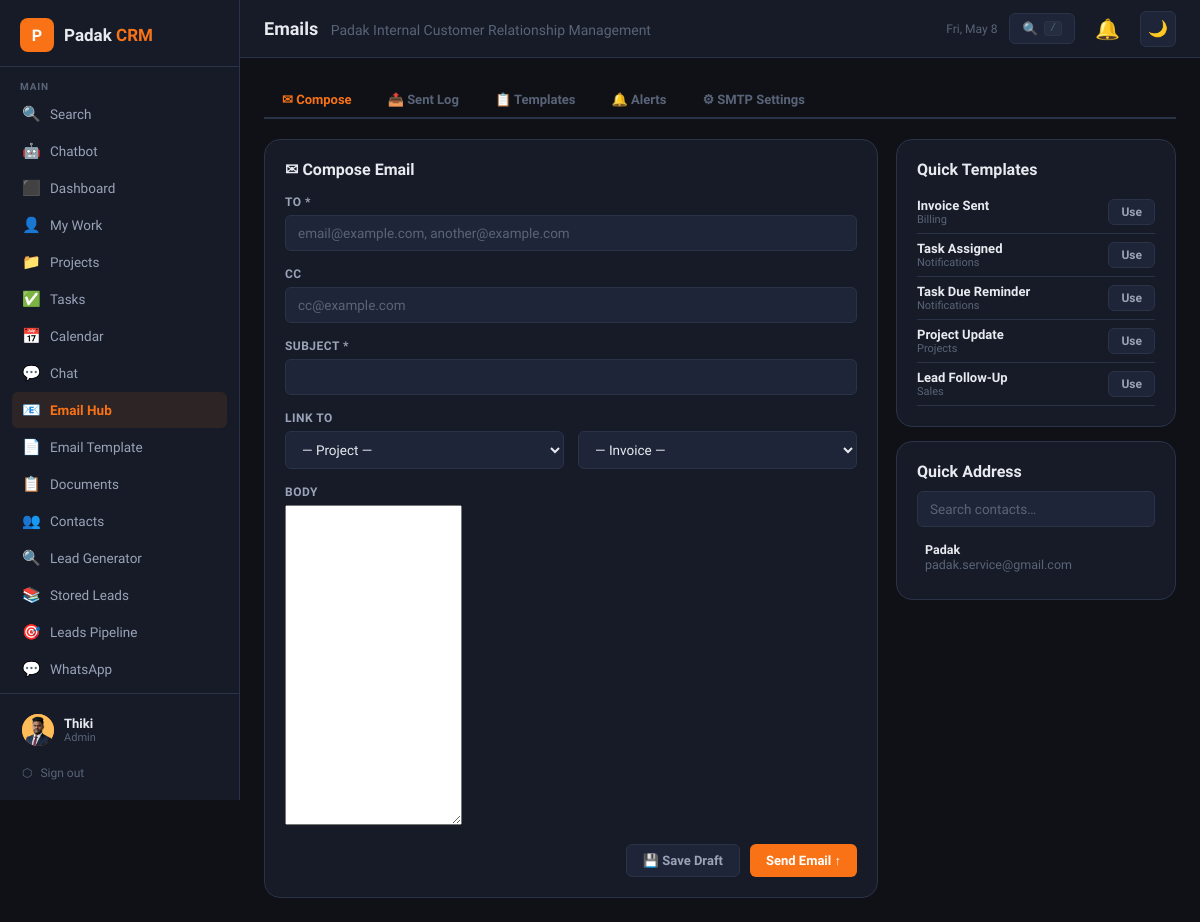
/emails.php (signed in), run on the app's committed database.
### tables this page shows
CREATE TABLE `email_templates` (
  `id` int(11) NOT NULL,
  `name` varchar(150) NOT NULL,
  `category` varchar(80) DEFAULT 'General',
  `subject` varchar(500) NOT NULL,
  `body_html` mediumtext NOT NULL,
  `variables` text DEFAULT NULL,
  `is_system` tinyint(1) DEFAULT 0,
  `created_by` int(11) DEFAULT NULL,
  `created_at` datetime DEFAULT current_timestamp(),
  `updated_at` datetime DEFAULT current_timestamp() ON UPDATE current_timestamp()
);

CREATE TABLE `contacts` (
  `id` int(11) NOT NULL,
  `name` varchar(150) NOT NULL,
  `company` varchar(150) DEFAULT NULL,
  `email` varchar(150) DEFAULT NULL,
  `phone` varchar(50) DEFAULT NULL,
  `address` text DEFAULT NULL,
  `type` enum('client','lead','partner','vendor') DEFAULT 'lead',
  `status` enum('active','inactive','prospect') DEFAULT 'prospect',
  `notes` text DEFAULT NULL,
  `assigned_to` int(11) DEFAULT NULL,
  `created_by` int(11) NOT NULL,
  `created_at` datetime DEFAULT current_timestamp(),
  `updated_at` datetime DEFAULT current_timestamp() ON UPDATE current_timestamp()
);

### config.php (called while the page is built, shortened)
<?php
function currentUser(): array {
    return [
        'id'   => $_SESSION['crm_user_id'] ?? 0,
        'name' => $_SESSION['crm_name'] ?? '',
        'role' => $_SESSION['crm_role'] ?? '',
        'email'=> $_SESSION['crm_email'] ?? '',
        'avatar'=> $_SESSION['crm_avatar'] ?? null,
    ];
}
function h(string $s): string { return htmlspecialchars($s, ENT_QUOTES, 'UTF-8'); }

### emails.php (the view, shortened to what this page needs)
<?php
require_once 'config.php';
require_once 'includes/layout.php';
$db   = getCRMDB();
$user = currentUser();
$uid  = (int)$user['id'];
$tab    = $_GET['tab']  ?? 'compose';
$templates = $db->query("SELECT * FROM email_templates ORDER BY category,name")->fetch_all(MYSQLI_ASSOC);
$unread_notif = (int)$db->query("SELECT COUNT(*) AS c FROM notifications WHERE user_id=$uid AND is_read=0")->fetch_assoc()['c'];
$contacts = $db->query("SELECT id,name,email,company FROM contacts WHERE email IS NOT NULL AND email!='' ORDER BY name")->fetch_all(MYSQLI_ASSOC);
$compose_to   = trim($_GET['to']   ?? '');
$compose_subj = trim($_GET['subj'] ?? '');
$tmpl_id_load = (int)($_GET['tmpl'] ?? 0);
$tmpl_prefill = $tmpl_id_load ? $db->query("SELECT * FROM email_templates WHERE id=$tmpl_id_load")->fetch_assoc() : null;
?>
<div class="em-tabs">
  <?php
  $tabs = [
    ['compose',     '✉',  'Compose'],
    ['sent',        '📤', 'Sent Log'],
    ['templates',   '📋', 'Templates'],
    ['notifications','🔔','Alerts', $unread_notif],
    ['settings',    '⚙',  'SMTP Settings'],
  ];
  foreach ($tabs as $t):
    $active = $tab === $t[0] ? 'active' : '';
  ?>
  <a href="emails.php?tab=<?= $t[0] ?>" class="em-tab <?= $active ?>">
    <?= $t[1] ?> <?= $t[2] ?>
  </a>
  <?php endforeach; ?>
</div>
<?php
if ($tab === 'compose'): ?>
<div class="compose-grid">
  <div>
    <div class="card">
      <div class="card-header"><div class="card-title">✉ Compose Email</div></div>
      <form method="POST" id="compose-form">
        <div class="form-group">
          <label class="form-label">To *</label>
          <input type="text" name="to" id="compose-to" class="form-control" required
            placeholder="email@example.com, another@example.com"
            value="<?= h($compose_to) ?>" autocomplete="off">
        </div>
        <div class="form-group">
          <label class="form-label">Cc</label>
          <input type="text" name="cc" class="form-control" placeholder="cc@example.com">
        </div>
        <div class="form-group">
          <label class="form-label">Subject *</label>
          <input type="text" name="subject" id="compose-subject" class="form-control" required
            value="<?= h($compose_subj ?: ($tmpl_prefill['subject'] ?? '')) ?>">
        </div>
        <div class="form-group">
          <label class="form-label">Link to</label>
          <div class="form-row">
            <select name="project_id" class="form-control" id="link-project">
              <option value="">— Project —</option>
            </select>
            <select name="invoice_id" class="form-control">
              <option value="">— Invoice —</option>
            </select>
          </div>
        </div>
        <div class="form-group">
          <label class="form-label">Body</label>
          <textarea id="compose-tinymce" name="body" style="min-height:320px"><?= h($tmpl_prefill['body_html'] ?? '') ?></textarea>
        </div>
        <div style="display:flex;gap:10px;justify-content:flex-end;margin-top:6px">
          <button type="button" class="btn btn-ghost" onclick="saveDraftEmail()">💾 Save Draft</button>
          <button type="submit" class="btn btn-primary">Send Email ↑</button>
        </div>
      </form>
    </div>
  </div>
  <div>
    <div class="card" style="margin-bottom:14px">
      <div class="card-title" style="margin-bottom:12px">Quick Templates</div>
      <?php foreach ($templates as $t): ?>
      <div style="display:flex;align-items:center;justify-content:space-between;padding:7px 0;border-bottom:1px solid var(--border)">
        <div>
          <div style="font-size:13px;font-weight:600;color:var(--text)"><?= h($t['name']) ?></div>
          <div style="font-size:11px;color:var(--text3)"><?= h($t['category']) ?></div>
        </div>
        <button class="btn btn-ghost btn-sm js-load-tmpl" data-tmpl='<?= htmlspecialchars(json_encode($t), ENT_QUOTES) ?>'>Use</button>
      </div>
      <?php endforeach; ?>
    </div>
    <div class="card">
      <div class="card-title" style="margin-bottom:10px">Quick Address</div>
      <input type="text" id="contact-quick-search" class="form-control" placeholder="Search contacts…" oninput="filterContacts(this.value)" style="margin-bottom:8px">
      <div id="contact-quick-list" style="max-height:220px;overflow-y:auto">
        <?php foreach (array_slice($contacts,0,20) as $c): ?>
        <div class="contact-quick-item" data-email="<?= h($c['email']) ?>" data-name="<?= h($c['name']) ?>" data-id="<?= $c['id'] ?>"
             style="padding:7px 8px;cursor:pointer;border-radius:5px;font-size:12.5px;transition:background .1s"
             onmouseenter="this.style.background='var(--bg3)'" onmouseleave="this.style.background=''"
             onclick="setComposeTo('<?= h(addslashes($c['name'])) ?>','<?= h(addslashes($c['email'])) ?>',<?= $c['id'] ?>,'contact')">
          <div style="font-weight:600"><?= h($c['name']) ?></div>
          <div style="color:var(--text3)"><?= h($c['email']) ?></div>
        </div>
        <?php endforeach; ?>
      </div>
    </div>
  </div>
</div>
<?php
endif;  ?>

### includes/layout.php (style rules this page uses)
*,*::before,*::after { box-sizing:border-box;margin:0;padding:0 }
:root,[data-theme="dark"] { --bg:#0f1117;--bg2:#161b27;--bg3:#1e2538;--bg4:#252d40; --border:#2a3348;--border2:#3a4560; --text:#e8eaf0;--text2:#9aa3b8;--text3:#5a6478; --orange:#f97316;--orange-dim:#7c3810;--orange-bg:rgba(249,115,22,0.1); --green:#10b981;--red:#ef4444;--blue:#6366f1;--yellow:#f59e0b;--purple:#8b5cf6; --radius:10px;--radius-sm:6px;--radius-lg:16px; --shadow:0 1px 4px rgba(0,0,0,.4);--shadow-lg:0 8px 30px rgba(0,0,0,.5); --sidebar-w:240px;--header-h:58px; --font:'Plus Jakarta Sans',sans-serif;--font-display:'Bricolage Grotesque',sans-serif; --modal-overlay:rgba(0,0,0,.65); --tr-hover:rgba(255,255,255,.02); }
html { font-size:14px;scroll-behavior:smooth }
body { font-family:var(--font);background:var(--bg);color:var(--text);min-height:100vh;display:flex;overflow-x:hidden;transition:background .2s,color .2s }
a { color:inherit;text-decoration:none }
button { cursor:pointer;font-family:var(--font) }
input,select,textarea { font-family:var(--font) }
.btn { display:inline-flex;align-items:center;gap:7px;padding:8px 16px;border-radius:var(--radius-sm);font-size:13px;font-weight:600;border:none;transition:opacity .15s,transform .1s;cursor:pointer }
.btn-primary { background:var(--orange);color:#fff }
.btn-ghost { background:var(--bg3);color:var(--text2);border:1px solid var(--border) }
.btn-sm { padding:5px 12px;font-size:12px }
.card { background:var(--bg2);border:1px solid var(--border);border-radius:var(--radius-lg);padding:20px;transition:background .2s,border-color .2s }
.card-header { display:flex;align-items:center;justify-content:space-between;margin-bottom:16px;gap:12px }
.card-title { font-family:var(--font-display);font-weight:700;font-size:16px }
.form-group { margin-bottom:16px }
.form-label { display:block;font-size:12px;font-weight:600;color:var(--text2);margin-bottom:6px;text-transform:uppercase;letter-spacing:.04em }
.form-control { width:100%;background:var(--bg3);border:1px solid var(--border);border-radius:var(--radius-sm);padding:9px 12px;color:var(--text);font-size:13.5px;transition:border-color .15s,background .2s }
.form-control::placeholder { color:var(--text3) }
select.form-control { cursor:pointer }
.form-row { display:grid;grid-template-columns:1fr 1fr;gap:14px }

### emails.php (style rules this page uses)
.em-tabs { display:flex;gap:0;border-bottom:2px solid var(--border);margin-bottom:20px;overflow-x:auto }
.em-tab { padding:10px 18px;font-size:13px;font-weight:600;color:var(--text3);cursor:pointer;border-bottom:2px solid transparent;margin-bottom:-2px;transition:color .15s,border-color .15s;text-decoration:none;white-space:nowrap;display:flex;align-items:center;gap:5px }
.em-tab:hover,.em-tab.active { color:var(--orange);border-bottom-color:var(--orange) }
.compose-grid { display:grid;grid-template-columns:1fr 280px;gap:18px;align-items:start }

### data on the page
email_templates: name "Invoice Sent", category "Billing"
email_templates: name "Task Assigned", category "Notifications"
email_templates: name "Task Due Reminder", category "Notifications"
email_templates: name "Project Update", category "Projects"
email_templates: name "Lead Follow-Up", category "Sales"
contacts: name "Padak", email "padak.service@gmail.com"

### other printed values
$user['name'] "Thiki"
$user['role'] "Admin"
$pageTitle "Emails"
SITE_NAME "Padak Internal Customer Relationship Management"
$t[1] "✉"
$t[2] "Compose"
$t[1] "📤"
$t[2] "Sent Log"
$t[1] "📋"
$t[2] "Templates"
$t[1] "🔔"
$t[2] "Alerts"
$t[1] "⚙"
$t[2] "SMTP Settings"
